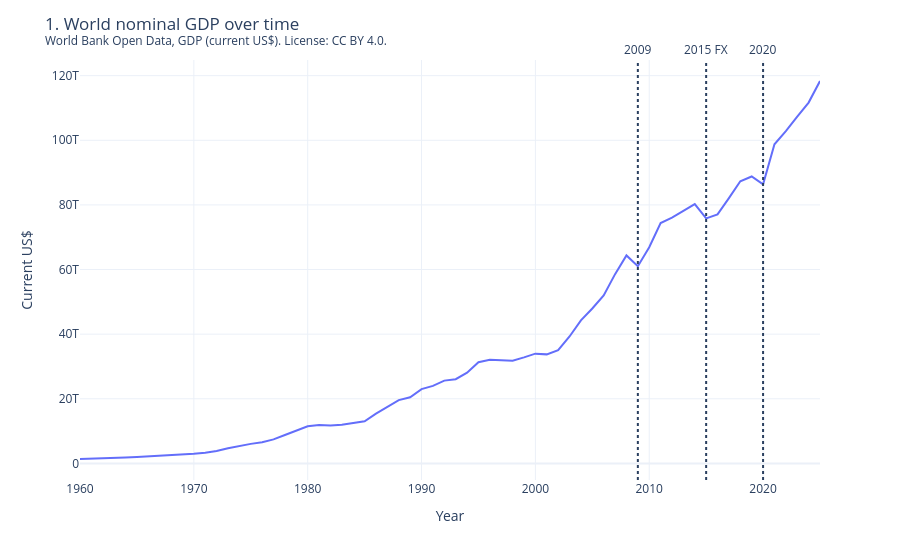

Notebook cell for this chart:
### Markdown cell above
## GDP charts

### Code cell
world = bundle.gdp_annual.loc[bundle.gdp_annual["country_code"] == "WLD"]
fig = px.line(world, x="year", y="nominal_gdp_usd", labels={"nominal_gdp_usd": "Current US$", "year": "Year"})
for year, label in ((2009, "2009"), (2015, "2015 FX"), (2020, "2020")):
    fig.add_vline(x=year, line_dash="dot", annotation_text=label, annotation_position="top")
disclose(fig, "gdp-world-trend", "1. World nominal GDP over time", "gdp_annual").show()

### Figure 1 — Plotly figure (JSON) as saved in the notebook; plotly's stock layout.template omitted (floating-point values rounded to 4 significant figures)
{"data": [{"hovertemplate": "Year=%{x}<br>Current US$=%{y}<extra></extra>", "legendgroup": "", "line": {"color": "#636efa", "dash": "solid"}, "marker": {"symbol": "circle"}, "mode": "lines", "name": "", "orientation": "v", "showlegend": false, "type": "scatter", "x": [1960, 1961, 1962, 1963, 1964, 1965, 1966, 1967, 1968, 1969, 1970, 1971, 1972, 1973, 1974, 1975, 1976, 1977, 1978, 1979, 1980, 1981, 1982, 1983, 1984, 1985, 1986, 1987, 1988, 1989, 1990, 1991, 1992, 1993, 1994, 1995, 1996, 1997, 1998, 1999, 2000, 2001, 2002, 2003, 2004, 2005, 2006, 2007, 2008, 2009, 2010, 2011, 2012, 2013, 2014, 2015, 2016, 2017, 2018, 2019, 2020, 2021, 2022, 2023, 2024, 2025], "xaxis": "x", "y": [1368000000000.0, 1445000000000.0, 1547000000000.0, 1672000000000.0, 1833000000000.0, 1998000000000.0, 2165000000000.0, 2298000000000.0, 2484000000000.0, 2744000000000.0, 3009000000000.0, 3326000000000.0, 3842000000000.0, 4699000000000.0, 5431000000000.0, 6048000000000.0, 6575000000000.0, 7434000000000.0, 8804000000000.0, 10180000000000.0, 11480000000000.0, 11870000000000.0, 11750000000000.0, 11990000000000.0, 12460000000000.0, 13050000000000.0, 15400000000000.0, 17530000000000.0, 19600000000000.0, 20470000000000.0, 22990000000000.0, 24000000000000.0, 25630000000000.0, 26070000000000.0, 28070000000000.0, 31340000000000.0, 32060000000000.0, 31950000000000.0, 31780000000000.0, 32830000000000.0, 33970000000000.0, 33750000000000.0, 35050000000000.0, 39290000000000.0, 44260000000000.0, 47940000000000.0, 51970000000000.0, 58570000000000.0, 64380000000000.0, 61050000000000.0, 66890000000000.0, 74390000000000.0, 76060000000000.0, 78170000000000.0, 80240000000000.0, 75840000000000.0, 77080000000000.0, 82110000000000.0, 87310000000000.0, 88800000000000.0, 86390000000000.0, 98780000000000.0, 102900000000000.0, 107300000000000.0, 111700000000000.0, 118400000000000.0], "yaxis": "y"}], "layout": {"annotations": [{"showarrow": false, "text": "2009", "x": 2009, "xanchor": "center", "xref": "x", "y": 1, "yanchor": "bottom", "yref": "y domain"}, {"showarrow": false, "text": "2015 FX", "x": 2015, "xanchor": "center", "xref": "x", "y": 1, "yanchor": "bottom", "yref": "y domain"}, {"showarrow": false, "text": "2020", "x": 2020, "xanchor": "center", "xref": "x", "y": 1, "yanchor": "bottom", "yref": "y domain"}], "autosize": true, "legend": {"tracegroupgap": 0}, "margin": {"t": 60}, "meta": {"chart_id": "gdp-world-trend", "classification": "open", "profile_id": "public-demo", "provenance": "World Bank Open Data, GDP (current US$). License: CC BY 4.0.", "table": "gdp_annual"}, "shapes": [{"line": {"dash": "dot"}, "type": "line", "x0": 2009, "x1": 2009, "xref": "x", "y0": 0, "y1": 1, "yref": "y domain"}, {"line": {"dash": "dot"}, "type": "line", "x0": 2015, "x1": 2015, "xref": "x", "y0": 0, "y1": 1, "yref": "y domain"}, {"line": {"dash": "dot"}, "type": "line", "x0": 2020, "x1": 2020, "xref": "x", "y0": 0, "y1": 1, "yref": "y domain"}], "title": {"text": "1. World nominal GDP over time<br><sup>World Bank Open Data, GDP (current US$). License: CC BY 4.0.</sup>"}, "xaxis": {"anchor": "y", "domain": [0.0, 1.0], "title": {"text": "Year"}}, "yaxis": {"anchor": "x", "domain": [0.0, 1.0], "title": {"text": "Current US$"}}}}
